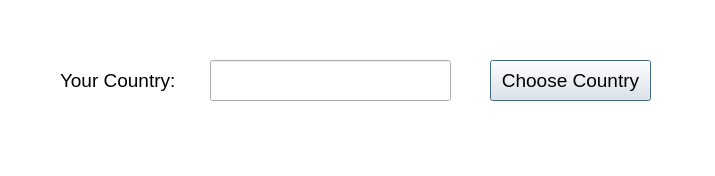
<?xml version="1.0" encoding="UTF-8"?>
<ui version="4.0">
 <class>Dialog</class>
 <widget class="QDialog" name="Dialog">
  <property name="geometry">
   <rect>
    <x>0</x>
    <y>0</y>
    <width>715</width>
    <height>176</height>
   </rect>
  </property>
  <property name="font">
   <font>
    <pointsize>14</pointsize>
   </font>
  </property>
  <property name="windowTitle">
   <string>Dialog</string>
  </property>
  <property name="styleSheet">
   <string notr="true">QDialog {
	background-color: rgb(255, 255, 255);
}</string>
  </property>
  <widget class="QLabel" name="label">
   <property name="geometry">
    <rect>
     <x>60</x>
     <y>60</y>
     <width>121</width>
     <height>41</height>
    </rect>
   </property>
   <property name="font">
    <font>
     <pointsize>14</pointsize>
    </font>
   </property>
   <property name="text">
    <string>Your Country:</string>
   </property>
  </widget>
  <widget class="QLineEdit" name="lineEditCountry">
   <property name="geometry">
    <rect>
     <x>210</x>
     <y>60</y>
     <width>241</width>
     <height>41</height>
    </rect>
   </property>
  </widget>
  <widget class="QPushButton" name="pushButtonCountry">
   <property name="geometry">
    <rect>
     <x>490</x>
     <y>60</y>
     <width>161</width>
     <height>41</height>
    </rect>
   </property>
   <property name="font">
    <font>
     <pointsize>14</pointsize>
    </font>
   </property>
   <property name="text">
    <string>Choose Country</string>
   </property>
  </widget>
 </widget>
 <resources/>
 <connections/>
</ui>
